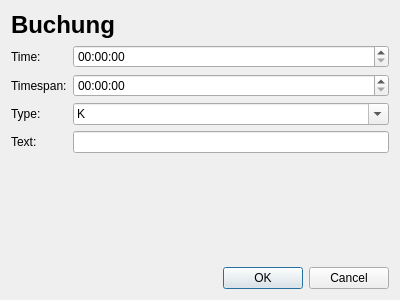
<?xml version="1.0" encoding="UTF-8"?>
<ui version="4.0">
 <class>BuchungDialog</class>
 <widget class="QDialog" name="BuchungDialog">
  <property name="geometry">
   <rect>
    <x>0</x>
    <y>0</y>
    <width>400</width>
    <height>300</height>
   </rect>
  </property>
  <property name="windowTitle">
   <string>Dialog</string>
  </property>
  <layout class="QVBoxLayout" name="verticalLayout" stretch="0,1,0">
   <item>
    <widget class="QLabel" name="labelTitle">
     <property name="text">
      <string>&lt;h1&gt;Buchung&lt;/h1&gt;</string>
     </property>
    </widget>
   </item>
   <item>
    <layout class="QFormLayout" name="formLayout">
     <item row="0" column="0">
      <widget class="QLabel" name="labelTime">
       <property name="text">
        <string>Time:</string>
       </property>
       <property name="buddy">
        <cstring>timeEditTime</cstring>
       </property>
      </widget>
     </item>
     <item row="1" column="0">
      <widget class="QLabel" name="labelTimespan">
       <property name="text">
        <string>Timespan:</string>
       </property>
       <property name="buddy">
        <cstring>timeEditTimespan</cstring>
       </property>
      </widget>
     </item>
     <item row="2" column="0">
      <widget class="QLabel" name="labelType">
       <property name="text">
        <string>Type:</string>
       </property>
       <property name="buddy">
        <cstring>comboBoxType</cstring>
       </property>
      </widget>
     </item>
     <item row="3" column="0">
      <widget class="QLabel" name="labelText">
       <property name="text">
        <string>Text:</string>
       </property>
       <property name="buddy">
        <cstring>lineEditText</cstring>
       </property>
      </widget>
     </item>
     <item row="0" column="1">
      <widget class="QTimeEdit" name="timeEditTime">
       <property name="displayFormat">
        <string>HH:mm:ss</string>
       </property>
      </widget>
     </item>
     <item row="1" column="1">
      <widget class="QTimeEdit" name="timeEditTimespan">
       <property name="displayFormat">
        <string>HH:mm:ss</string>
       </property>
      </widget>
     </item>
     <item row="3" column="1">
      <widget class="QLineEdit" name="lineEditText"/>
     </item>
     <item row="2" column="1">
      <widget class="QComboBox" name="comboBoxType">
       <property name="editable">
        <bool>true</bool>
       </property>
       <property name="insertPolicy">
        <enum>QComboBox::NoInsert</enum>
       </property>
       <item>
        <property name="text">
         <string>K</string>
        </property>
       </item>
       <item>
        <property name="text">
         <string>G</string>
        </property>
       </item>
      </widget>
     </item>
    </layout>
   </item>
   <item>
    <widget class="QDialogButtonBox" name="buttonBox">
     <property name="orientation">
      <enum>Qt::Horizontal</enum>
     </property>
     <property name="standardButtons">
      <set>QDialogButtonBox::Cancel|QDialogButtonBox::Ok</set>
     </property>
    </widget>
   </item>
  </layout>
 </widget>
 <resources/>
 <connections>
  <connection>
   <sender>buttonBox</sender>
   <signal>accepted()</signal>
   <receiver>BuchungDialog</receiver>
   <slot>accept()</slot>
   <hints>
    <hint type="sourcelabel">
     <x>248</x>
     <y>254</y>
    </hint>
    <hint type="destinationlabel">
     <x>157</x>
     <y>274</y>
    </hint>
   </hints>
  </connection>
  <connection>
   <sender>buttonBox</sender>
   <signal>rejected()</signal>
   <receiver>BuchungDialog</receiver>
   <slot>reject()</slot>
   <hints>
    <hint type="sourcelabel">
     <x>316</x>
     <y>260</y>
    </hint>
    <hint type="destinationlabel">
     <x>286</x>
     <y>274</y>
    </hint>
   </hints>
  </connection>
 </connections>
</ui>
